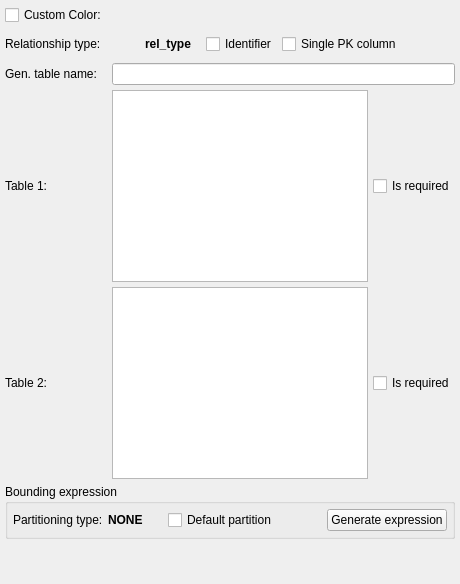
     <widget class="QWidget" name="tab">
      <attribute name="icon">
       <iconset resource="../../res/resources.qrc">
        <normaloff>:/icons/icons/attribute.png</normaloff>:/icons/icons/attribute.png</iconset>
      </attribute>
      <attribute name="title">
       <string>&amp;General</string>
      </attribute>
      <layout class="QGridLayout" name="gridLayout_3">
       <property name="leftMargin">
        <number>5</number>
       </property>
       <property name="topMargin">
        <number>5</number>
       </property>
       <property name="rightMargin">
        <number>5</number>
       </property>
       <property name="bottomMargin">
        <number>5</number>
       </property>
       <property name="spacing">
        <number>5</number>
       </property>
       <item row="1" column="1">
        <layout class="QHBoxLayout" name="horizontalLayout">
         <property name="spacing">
          <number>5</number>
         </property>
         <item>
          <widget class="QLabel" name="rel_icon_lbl">
           <property name="sizePolicy">
            <sizepolicy hsizetype="Fixed" vsizetype="Fixed">
             <horstretch>0</horstretch>
             <verstretch>0</verstretch>
            </sizepolicy>
           </property>
           <property name="minimumSize">
            <size>
             <width>28</width>
             <height>28</height>
            </size>
           </property>
           <property name="maximumSize">
            <size>
             <width>28</width>
             <height>28</height>
            </size>
           </property>
           <property name="scaledContents">
            <bool>true</bool>
           </property>
          </widget>
         </item>
         <item>
          <widget class="QLabel" name="rel_type_name_lbl">
           <property name="sizePolicy">
            <sizepolicy hsizetype="Fixed" vsizetype="Preferred">
             <horstretch>0</horstretch>
             <verstretch>0</verstretch>
            </sizepolicy>
           </property>
           <property name="font">
            <font>
             <bold>true</bold>
            </font>
           </property>
           <property name="text">
            <string>rel_type</string>
           </property>
          </widget>
         </item>
         <item>
          <spacer name="horizontalSpacer">
           <property name="orientation">
            <enum>Qt::Orientation::Horizontal</enum>
           </property>
           <property name="sizeType">
            <enum>QSizePolicy::Policy::Fixed</enum>
           </property>
           <property name="sizeHint" stdset="0">
            <size>
             <width>10</width>
             <height>20</height>
            </size>
           </property>
          </spacer>
         </item>
         <item>
          <widget class="QWidget" name="identifier_wgt" native="true">
           <property name="minimumSize">
            <size>
             <width>0</width>
             <height>0</height>
            </size>
           </property>
           <layout class="QHBoxLayout" name="horizontalLayout_3">
            <property name="spacing">
             <number>5</number>
            </property>
            <property name="leftMargin">
             <number>0</number>
            </property>
            <property name="topMargin">
             <number>0</number>
            </property>
            <property name="rightMargin">
             <number>0</number>
            </property>
            <property name="bottomMargin">
             <number>0</number>
            </property>
            <item>
             <widget class="QCheckBox" name="identifier_chk">
              <property name="sizePolicy">
               <sizepolicy hsizetype="Fixed" vsizetype="Fixed">
                <horstretch>0</horstretch>
                <verstretch>0</verstretch>
               </sizepolicy>
              </property>
              <property name="toolTip">
               <string>&lt;p&gt;The receiver's primary key will be composed by the generated foreign key columns.&lt;/p&gt;</string>
              </property>
              <property name="statusTip">
               <string/>
              </property>
              <property name="text">
               <string>Identifier</string>
              </property>
             </widget>
            </item>
           </layout>
          </widget>
         </item>
         <item>
          <widget class="QWidget" name="single_pk_wgt" native="true">
           <property name="minimumSize">
            <size>
             <width>0</width>
             <height>0</height>
            </size>
           </property>
           <layout class="QHBoxLayout" name="horizontalLayout_4">
            <property name="spacing">
             <number>5</number>
            </property>
            <property name="leftMargin">
             <number>0</number>
            </property>
            <property name="topMargin">
             <number>0</number>
            </property>
            <property name="rightMargin">
             <number>0</number>
            </property>
            <property name="bottomMargin">
             <number>0</number>
            </property>
            <item>
             <widget class="QCheckBox" name="single_pk_chk">
              <property name="sizePolicy">
               <sizepolicy hsizetype="Fixed" vsizetype="Fixed">
                <horstretch>0</horstretch>
                <verstretch>0</verstretch>
               </sizepolicy>
              </property>
              <property name="toolTip">
               <string>&lt;p&gt;Instead of creating a multi-valued primary key with the generated foreign keys columns a single column is created and used as primary key.&lt;/p&gt;</string>
              </property>
              <property name="statusTip">
               <string/>
              </property>
              <property name="text">
               <string>Single PK column</string>
              </property>
             </widget>
            </item>
           </layout>
          </widget>
         </item>
        </layout>
       </item>
       <item row="0" column="0">
        <widget class="QCheckBox" name="custom_color_chk">
         <property name="text">
          <string>Custom Color:</string>
         </property>
        </widget>
       </item>
       <item row="1" column="0">
        <widget class="QLabel" name="rel_type_lbl">
         <property name="sizePolicy">
          <sizepolicy hsizetype="Preferred" vsizetype="Preferred">
           <horstretch>0</horstretch>
           <verstretch>0</verstretch>
          </sizepolicy>
         </property>
         <property name="text">
          <string>Relationship type:</string>
         </property>
        </widget>
       </item>
       <item row="3" column="0">
        <widget class="QLabel" name="ref_table_lbl">
         <property name="sizePolicy">
          <sizepolicy hsizetype="Preferred" vsizetype="Preferred">
           <horstretch>0</horstretch>
           <verstretch>0</verstretch>
          </sizepolicy>
         </property>
         <property name="minimumSize">
          <size>
           <width>0</width>
           <height>0</height>
          </size>
         </property>
         <property name="maximumSize">
          <size>
           <width>16777215</width>
           <height>16777215</height>
          </size>
         </property>
         <property name="text">
          <string>Table 1:</string>
         </property>
        </widget>
       </item>
       <item row="2" column="0">
        <widget class="QLabel" name="relnn_tab_name_lbl">
         <property name="sizePolicy">
          <sizepolicy hsizetype="Preferred" vsizetype="Preferred">
           <horstretch>0</horstretch>
           <verstretch>0</verstretch>
          </sizepolicy>
         </property>
         <property name="minimumSize">
          <size>
           <width>0</width>
           <height>0</height>
          </size>
         </property>
         <property name="maximumSize">
          <size>
           <width>16777215</width>
           <height>16777215</height>
          </size>
         </property>
         <property name="toolTip">
          <string>Name of the table generated from many to many relationship</string>
         </property>
         <property name="text">
          <string>Gen. table name:</string>
         </property>
        </widget>
       </item>
       <item row="4" column="0">
        <widget class="QLabel" name="recv_table_lbl">
         <property name="sizePolicy">
          <sizepolicy hsizetype="Preferred" vsizetype="Preferred">
           <horstretch>0</horstretch>
           <verstretch>0</verstretch>
          </sizepolicy>
         </property>
         <property name="minimumSize">
          <size>
           <width>0</width>
           <height>0</height>
          </size>
         </property>
         <property name="maximumSize">
          <size>
           <width>16777215</width>
           <height>16777215</height>
          </size>
         </property>
         <property name="text">
          <string>Table 2:</string>
         </property>
        </widget>
       </item>
       <item row="6" column="0" colspan="2">
        <spacer name="verticalSpacer">
         <property name="orientation">
          <enum>Qt::Orientation::Vertical</enum>
         </property>
         <property name="sizeType">
          <enum>QSizePolicy::Policy::Expanding</enum>
         </property>
         <property name="sizeHint" stdset="0">
          <size>
           <width>20</width>
           <height>40</height>
          </size>
         </property>
        </spacer>
       </item>
       <item row="1" column="2">
        <spacer name="horizontalSpacer_4">
         <property name="orientation">
          <enum>Qt::Orientation::Horizontal</enum>
         </property>
         <property name="sizeHint" stdset="0">
          <size>
           <width>40</width>
           <height>20</height>
          </size>
         </property>
        </spacer>
       </item>
       <item row="2" column="1" colspan="2">
        <widget class="QLineEdit" name="relnn_tab_name_edt">
         <property name="toolTip">
          <string/>
         </property>
         <property name="statusTip">
          <string>Name of the table generated from many to many relationship</string>
         </property>
         <property name="clearButtonEnabled">
          <bool>true</bool>
         </property>
        </widget>
       </item>
       <item row="3" column="1" colspan="2">
        <layout class="QHBoxLayout" name="horizontalLayout_2">
         <item>
          <widget class="QPlainTextEdit" name="ref_table_txt">
           <property name="sizePolicy">
            <sizepolicy hsizetype="Expanding" vsizetype="Fixed">
             <horstretch>0</horstretch>
             <verstretch>0</verstretch>
            </sizepolicy>
           </property>
           <property name="minimumSize">
            <size>
             <width>0</width>
             <height>0</height>
            </size>
           </property>
           <property name="maximumSize">
            <size>
             <width>16777215</width>
             <height>16777215</height>
            </size>
           </property>
           <property name="font">
            <font>
             <italic>true</italic>
            </font>
           </property>
           <property name="verticalScrollBarPolicy">
            <enum>Qt::ScrollBarPolicy::ScrollBarAlwaysOff</enum>
           </property>
           <property name="horizontalScrollBarPolicy">
            <enum>Qt::ScrollBarPolicy::ScrollBarAlwaysOff</enum>
           </property>
           <property name="tabChangesFocus">
            <bool>true</bool>
           </property>
           <property name="readOnly">
            <bool>true</bool>
           </property>
          </widget>
         </item>
         <item>
          <widget class="QCheckBox" name="table1_mand_chk">
           <property name="sizePolicy">
            <sizepolicy hsizetype="Fixed" vsizetype="Fixed">
             <horstretch>0</horstretch>
             <verstretch>0</verstretch>
            </sizepolicy>
           </property>
           <property name="text">
            <string>Is required</string>
           </property>
          </widget>
         </item>
        </layout>
       </item>
       <item row="4" column="1" colspan="2">
        <layout class="QHBoxLayout" name="horizontalLayout_6">
         <item>
          <widget class="QPlainTextEdit" name="recv_table_txt">
           <property name="sizePolicy">
            <sizepolicy hsizetype="Expanding" vsizetype="Fixed">
             <horstretch>0</horstretch>
             <verstretch>0</verstretch>
            </sizepolicy>
           </property>
           <property name="minimumSize">
            <size>
             <width>0</width>
             <height>0</height>
            </size>
           </property>
           <property name="maximumSize">
            <size>
             <width>16777215</width>
             <height>16777215</height>
            </size>
           </property>
           <property name="font">
            <font>
             <italic>true</italic>
            </font>
           </property>
           <property name="verticalScrollBarPolicy">
            <enum>Qt::ScrollBarPolicy::ScrollBarAlwaysOff</enum>
           </property>
           <property name="horizontalScrollBarPolicy">
            <enum>Qt::ScrollBarPolicy::ScrollBarAlwaysOff</enum>
           </property>
           <property name="tabChangesFocus">
            <bool>true</bool>
           </property>
           <property name="readOnly">
            <bool>true</bool>
           </property>
          </widget>
         </item>
         <item>
          <widget class="QCheckBox" name="table2_mand_chk">
           <property name="sizePolicy">
            <sizepolicy hsizetype="Fixed" vsizetype="Fixed">
             <horstretch>0</horstretch>
             <verstretch>0</verstretch>
            </sizepolicy>
           </property>
           <property name="text">
            <string>Is required</string>
           </property>
          </widget>
         </item>
        </layout>
       </item>
       <item row="5" column="0" colspan="3">
        <widget class="QGroupBox" name="part_bound_expr_gb">
         <property name="title">
          <string>Bounding expression</string>
         </property>
         <layout class="QGridLayout" name="gridLayout_7">
          <property name="leftMargin">
           <number>5</number>
          </property>
          <property name="topMargin">
           <number>5</number>
          </property>
          <property name="rightMargin">
           <number>5</number>
          </property>
          <property name="bottomMargin">
           <number>5</number>
          </property>
          <property name="spacing">
           <number>5</number>
          </property>
          <item row="0" column="0">
           <layout class="QHBoxLayout" name="horizontalLayout_5">
            <property name="spacing">
             <number>5</number>
            </property>
            <item>
             <widget class="QLabel" name="label">
              <property name="text">
               <string>Partitioning type:</string>
              </property>
             </widget>
            </item>
            <item>
             <widget class="QLabel" name="part_type_lbl">
              <property name="font">
               <font>
                <bold>true</bold>
               </font>
              </property>
              <property name="text">
               <string>NONE</string>
              </property>
             </widget>
            </item>
            <item>
             <spacer name="horizontalSpacer_3">
              <property name="orientation">
               <enum>Qt::Orientation::Horizontal</enum>
              </property>
              <property name="sizeType">
               <enum>QSizePolicy::Policy::Fixed</enum>
              </property>
              <property name="sizeHint" stdset="0">
               <size>
                <width>20</width>
                <height>20</height>
               </size>
              </property>
             </spacer>
            </item>
            <item>
             <widget class="QCheckBox" name="default_part_chk">
              <property name="toolTip">
               <string>&lt;p&gt;Default partitions are only supported on &lt;strong&gt;PostgreSQL 11+&lt;/strong&gt;. Using this option and exporting the code to PostgreSQL 10 syntax errors will be raised.&lt;/p&gt;</string>
              </property>
              <property name="statusTip">
               <string/>
              </property>
              <property name="text">
               <string>Default partition</string>
              </property>
             </widget>
            </item>
            <item>
             <spacer name="horizontalSpacer_2">
              <property name="orientation">
               <enum>Qt::Orientation::Horizontal</enum>
              </property>
              <property name="sizeHint" stdset="0">
               <size>
                <width>40</width>
                <height>20</height>
               </size>
              </property>
             </spacer>
            </item>
            <item>
             <widget class="QPushButton" name="gen_bound_expr_btn">
              <property name="toolTip">
               <string>Generate the partition bounding expression based upon the partitioning type in use.</string>
              </property>
              <property name="text">
               <string>Generate expression</string>
              </property>
              <property name="icon">
               <iconset resource="../../res/resources.qrc">
                <normaloff>:/icons/icons/sqlcode.png</normaloff>:/icons/icons/sqlcode.png</iconset>
              </property>
              <property name="iconSize">
               <size>
                <width>25</width>
                <height>25</height>
               </size>
              </property>
             </widget>
            </item>
           </layout>
          </item>
         </layout>
        </widget>
       </item>
      </layout>
     </widget>
